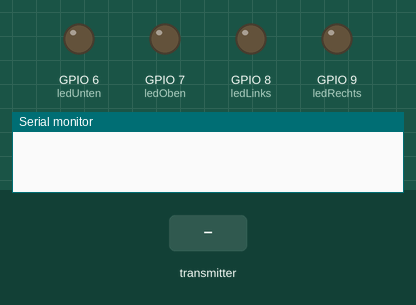
Simulated run of this sketch. Board: ESP32-S3. On the bench: output pins drawn as LEDs (lit = HIGH), the last lines printed to the serial monitor. The test bench sets the inputs (shaded band).

Above: at 1.2 s.
1.3 s: the transmitter starts sending x = 0
At 1.9 s:
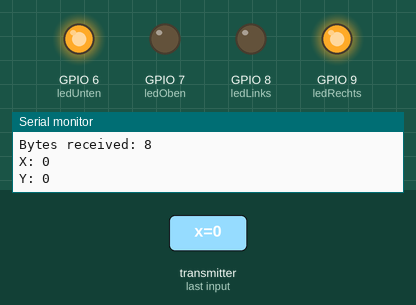
2.8 s: the transmitter starts sending y = 1024
At 4.0 s:
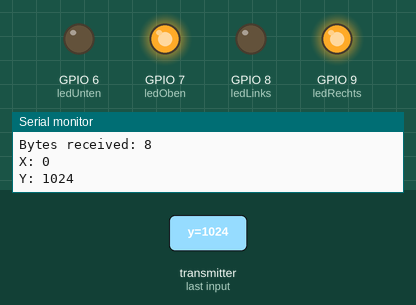
4.3 s: the transmitter starts sending x = 1024
At 5.3 s:
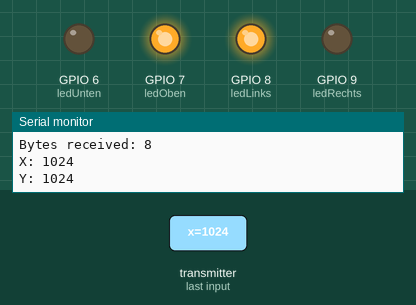
5.8 s: the transmitter starts sending y = 0
At 6.5 s:
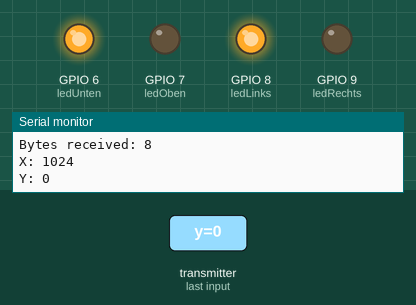
7.3 s: the transmitter starts sending y = 2048
At 7.6 s:
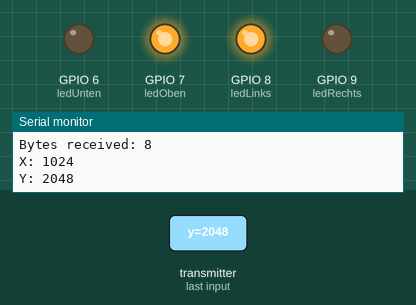
Timing chart, 0 to 9.8 s (numbered marks = the images above; inputs shaded):
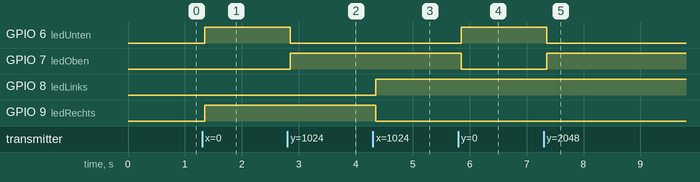

Measured:
- after the input at 1.3 s, GPIO 6 (ledUnten), GPIO 9 (ledRechts): LOW → HIGH after 0.05 s
- after the input at 2.8 s, GPIO 6 (ledUnten): HIGH → LOW after 0.05 s; GPIO 7 (ledOben): LOW → HIGH after 0.05 s
- after the input at 4.3 s, GPIO 8 (ledLinks): LOW → HIGH after 0.05 s; GPIO 9 (ledRechts): HIGH → LOW after 0.05 s
- after the input at 5.8 s, GPIO 6 (ledUnten): LOW → HIGH after 0.05 s; GPIO 7 (ledOben): HIGH → LOW after 0.05 s
- after the input at 7.3 s, GPIO 6 (ledUnten): HIGH → LOW after 0.05 s; GPIO 7 (ledOben): LOW → HIGH after 0.05 s

The sketch:

Receiver.ino
```cpp
#include <esp_now.h>
#include <WiFi.h>

typedef struct struct_message {
    int x;
    int y;
} struct_message;

struct_message myData;

int ledUnten = 6;
int ledOben = 7;
int ledLinks = 8;
int ledRechts = 9;

void OnDataRecv(const esp_now_recv_info * mac, const uint8_t *incomingData, int len) {
  memcpy(&myData, incomingData, sizeof(myData));
  Serial.print("Bytes received: ");
  Serial.println(len);
  Serial.print("X: ");
  Serial.println(myData.x);
  Serial.print("Y: ");
  Serial.println(myData.y);

  if (myData.x > 1010) {
    digitalWrite(ledLinks, HIGH);
  } else {
    digitalWrite(ledLinks, LOW);
  }

  if (myData.x < 20) {
    digitalWrite(ledRechts, HIGH);
  } else {
    digitalWrite(ledRechts, LOW);
  }

  if (myData.y > 1010) {
    digitalWrite(ledOben, HIGH);
  } else {
    digitalWrite(ledOben, LOW);
  }

  if (myData.y < 20) {
    digitalWrite(ledUnten, HIGH);
  } else {
    digitalWrite(ledUnten, LOW);
  }
}

void setup() {
  Serial.begin(115200);

  WiFi.mode(WIFI_STA);

  if (esp_now_init() != ESP_OK) {
    Serial.println("Error initializing ESP-NOW");
    return;
  }

  esp_now_register_recv_cb(OnDataRecv);

  pinMode(ledUnten, OUTPUT);
  pinMode(ledOben, OUTPUT);
  pinMode(ledLinks, OUTPUT);
  pinMode(ledRechts, OUTPUT);
}

void loop() {

}
```
